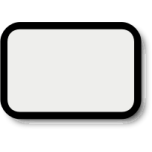
#> input picture Keyboard/Template.png, 152 x 152 px
$ python ButtonMaker.py
#> lines starting #> are read from the running program, lines starting #| are printed output that depends on the picture
from PIL import Image
from PIL import ImageFont
from PIL import ImageDraw
from pynput import keyboard

for i in range(65, 122):
    img = Image.open("Template.png")
#> img is the input picture: PIL image 152x152 RGBA; mean R, G, B, A 109.8, 109.8, 109, 153
    draw = ImageDraw.Draw(img)
    font = ImageFont.truetype("Times_New_Roman.ttf", 30)
    draw.text((60, 55), chr(i),(0, 0, 0),font=font)
    img.save('{}.png'.format(chr(i)))
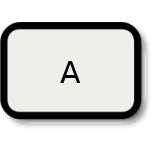
#> saved as A.png: PIL image 152x152 RGBA; mean R, G, B, A 108.3, 108.3, 107.4, 153; transparent parts drawn white
